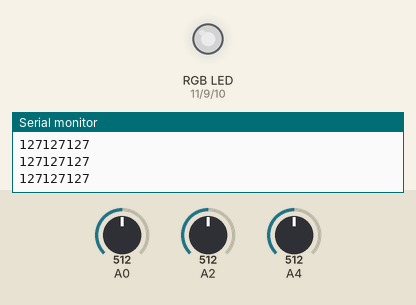
The sketch below on a simulated Arduino Uno, built with avr-gcc and run on an emulated ATmega328P. Shown: an RGB LED mixed from three pins (HIGH = lit), the last lines printed to the serial monitor. The inputs (shaded band) are chosen by the test bench; at power-on: A0 = 512, A2 = 512, A4 = 512. Dim RGB values are drawn brighter than linear.

Above: at 1.2 s.
1.3 s: A0 set to 716
At 2.5 s:
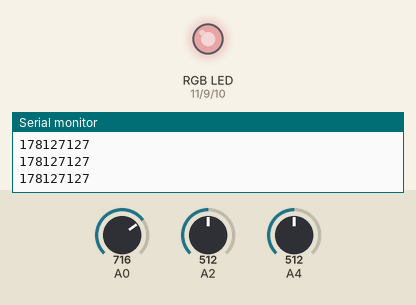
2.8 s: A2 set to 716
At 3.8 s:
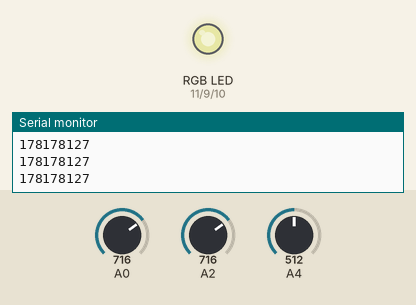
4.3 s: A4 set to 716
At 4.8 s:
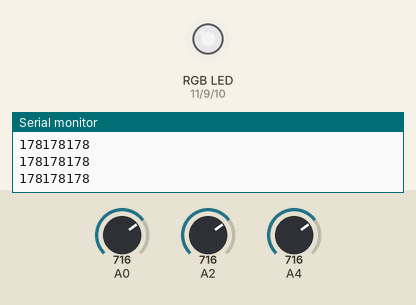
5.8 s: A0 set to 900
At 7.0 s:
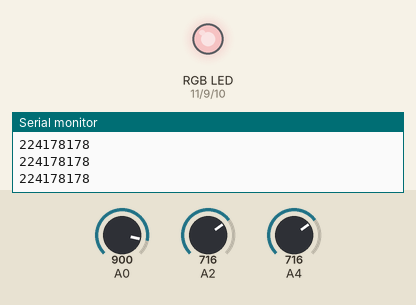
7.3 s: A2 set to 900
At 8.2 s:
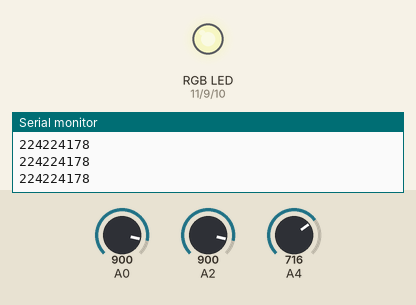
8.8 s: A4 set to 900
At 9.7 s:
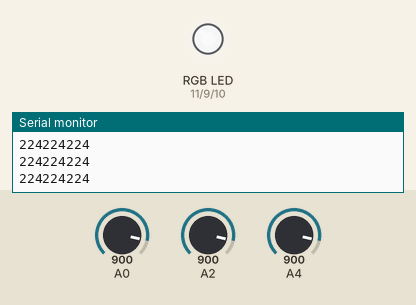
Timing chart, 0 to 11.3 s (numbered marks = the images above; inputs shaded):
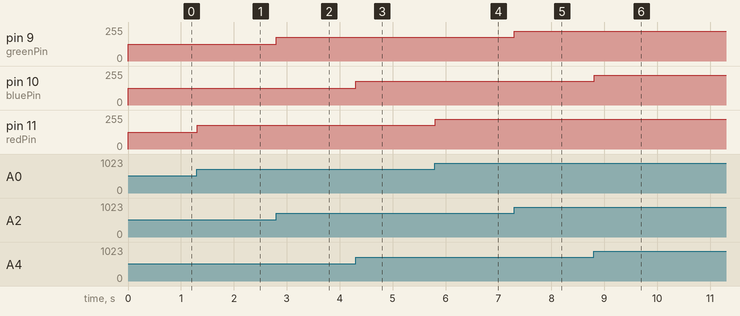

Measured:
- after the input at 1.3 s, pin 11 (redPin): 127/255 → 178/255 at once
- after the input at 2.8 s, pin 9 (greenPin): 127/255 → 178/255 at once
- after the input at 4.3 s, pin 10 (bluePin): 127/255 → 178/255 at once
- after the input at 5.8 s, pin 11 (redPin): 178/255 → 224/255 at once
- after the input at 7.3 s, pin 9 (greenPin): 178/255 → 224/255 at once
- after the input at 8.8 s, pin 10 (bluePin): 178/255 → 224/255 at once

The sketch:

Lab5_4.ino
```cpp
// C++ code
//

int redPin = 11;
int greenPin = 9;
int bluePin = 10;

void setup()
{
  Serial.begin(9600);
  pinMode(redPin, OUTPUT);
  pinMode(greenPin, OUTPUT);
  pinMode(bluePin, OUTPUT);
}

void loop()
{
  int val1 = analogRead(A0);
  val1 = map(val1,0,1023,0,255);
  analogWrite(redPin,val1);

  int val2 = analogRead(A2);
  val2 = map(val2,0,1023,0,255);
  analogWrite(greenPin,val2);

  int val3 = analogRead(A4);
  val3 = map(val3,0,1023,0,255);
  analogWrite(bluePin,val3);

  Serial.print(val1);
  Serial.print(val2);
  Serial.println(val3);

}
```
